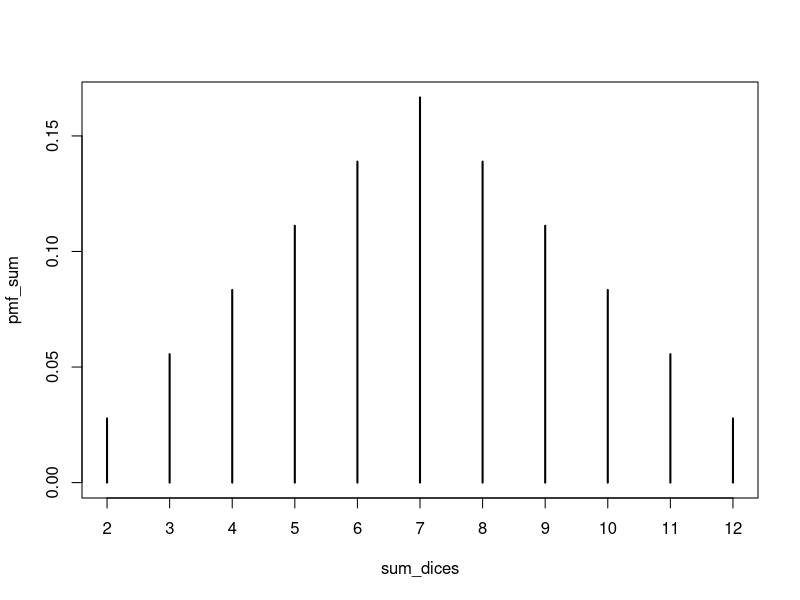
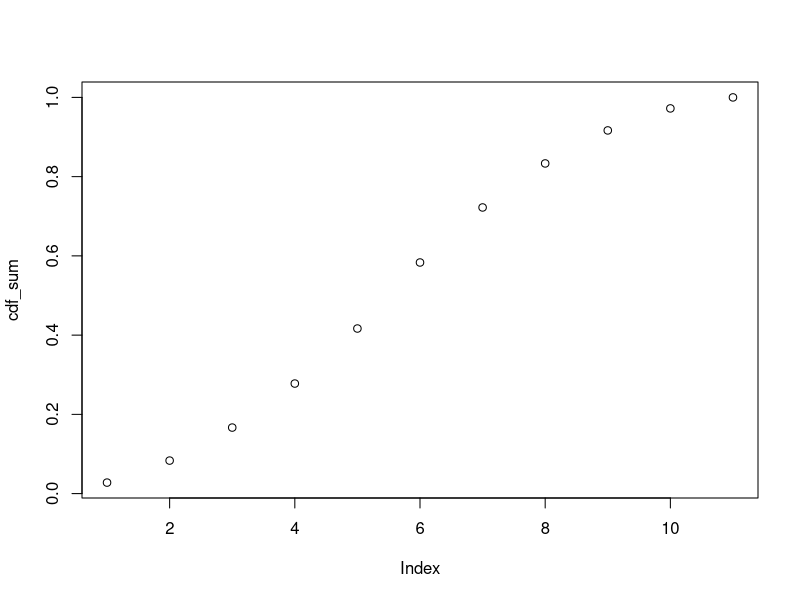
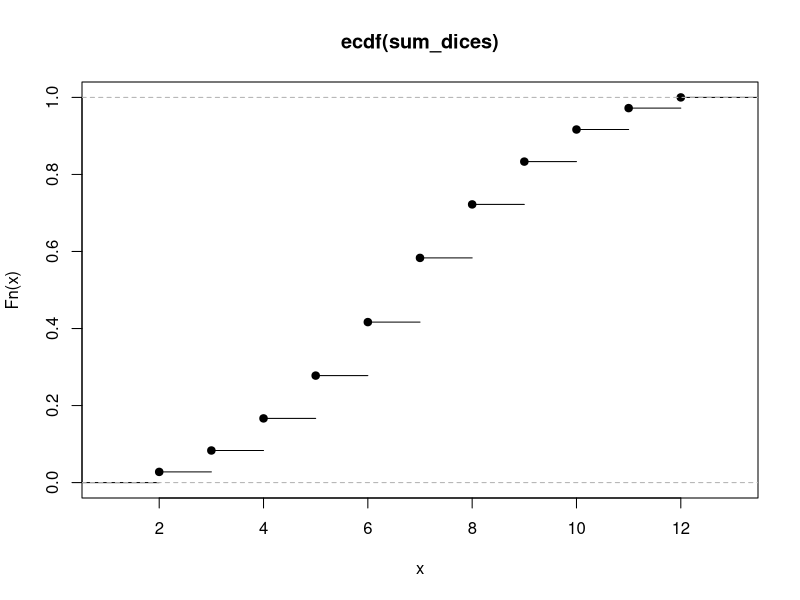
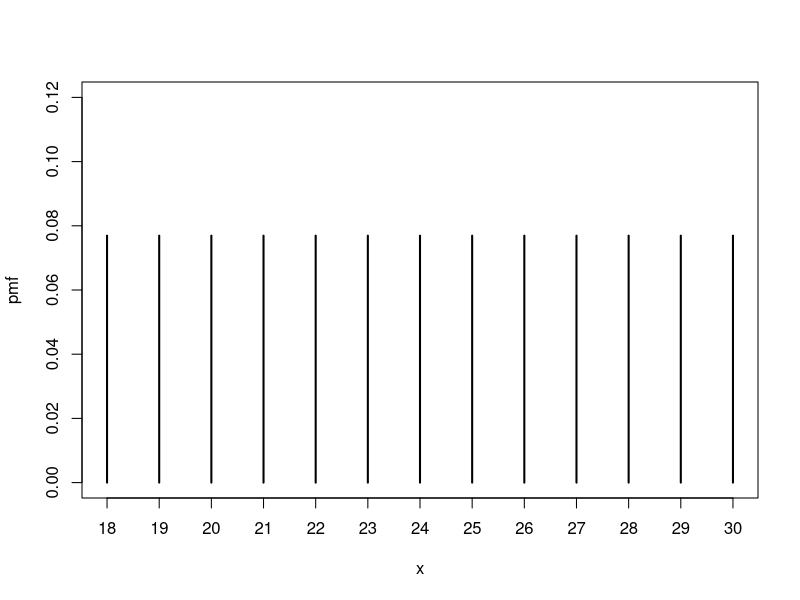
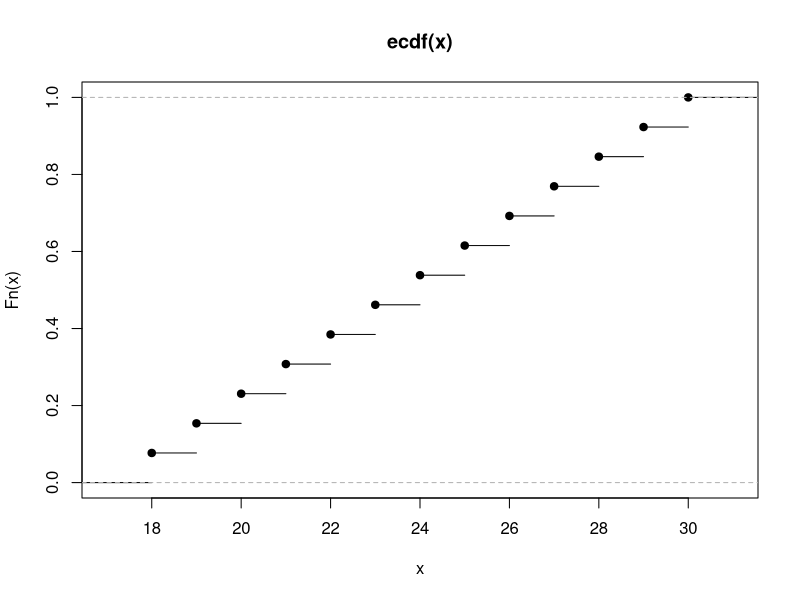
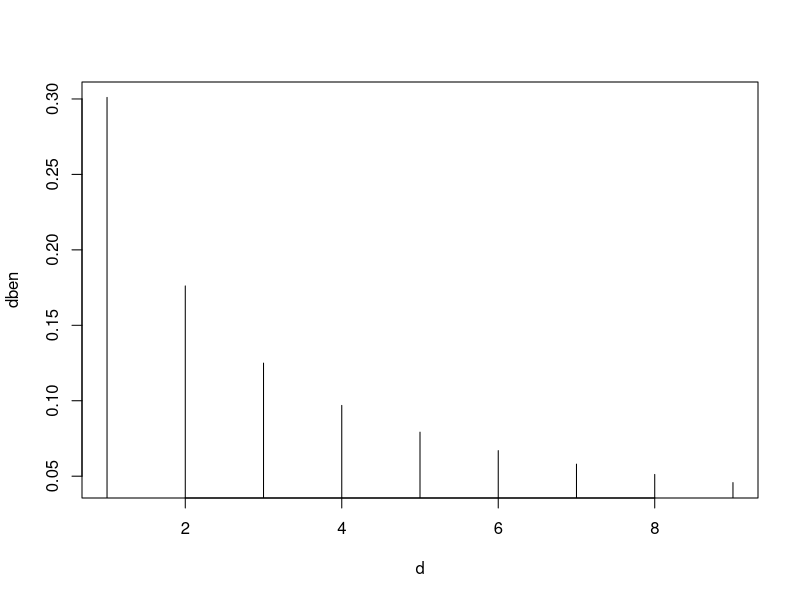
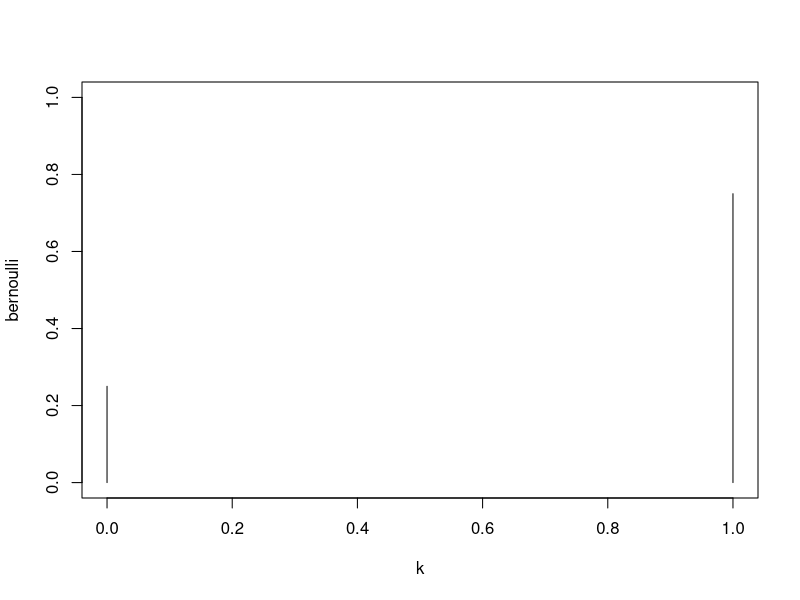
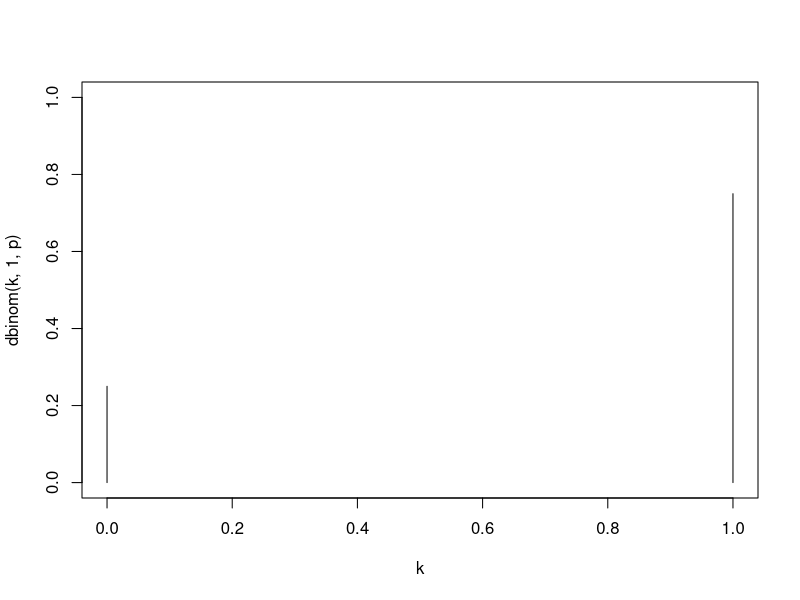

Here is the R script that generated these plots, in order:
######################################
# Statistics for data science: R 
# 
# http://didawiki.di.unipi.it/doku.php/mds/sds/
######################################

# [CTRL-Enter] to execute a line

###### Script Lesson 04: Discrete Distributions ##########

# outer loops: sum of two dices
sum_dices = outer(1:6, 1:6, "+")
sum_dices

# compute absolute frequencies of values
afreq = table(sum_dices)
afreq
# probability mass function
pmf_sum = afreq/sum(afreq) 
pmf_sum
sum(pmf_sum)
plot(pmf_sum)
# cumulative distribution function
cdf_sum = cumsum(pmf_sum)
cdf_sum
plot(cdf_sum) # partially correct
plot(ecdf(sum_dices)) # correct (ecdf = empirical cumulative distribution function)
ecdf(sum_dices)(3.5) # ecdf(x) is a function!

# DISCRETE DISTRIBUTIONS

m = 18; M = 30
x = m:M 
pmf = table(x)/length(x)
pmf
plot(pmf, ylim=c(0,0.12)) # uniform discrete pmf
plot(ecdf(x)) # uniform discrete cdf
sample(x, 5, replace=TRUE) # sampling 5 elements

d = 1:9 # leading digit
dben = log10(1+1/d) # Benford's law
plot(d, dben, type='h') # pmf
dben
dataset = 2^(0:100) # dataset of 2's powers
firstd = as.numeric(substr(dataset, 1, 1)) # extract first digit
table(firstd)/length(firstd) # empirical frequencies

p = 0.75 # unfair coin
k = c(0, 1)
bernoulli = p^k*(1-p)^(1-k)
bernoulli
plot(k, bernoulli, type='h', ylim=c(0,1)) # bernoulli pdf
plot(k, dbinom(k, 1, p), type='h', ylim=c(0,1)) # dbinom R function for pmf
plot(k, pbinom(k, 1, p), type='h', ylim=c(0,1)) # pbinom R function for cdf
rbinom(5, 1, p) # sampling 5 elements

# maximum of two dices
max_dices = outer(1:6, 1:6, pmax)
max_dices
# pmax is the (parallel) maximum over pairs
pmax(c(1, 4), c(2, 3))
# probability mass function
pmf_max = table(max_dices)/36
pmf_max
plot(pmf_max)
# joint distribution
jpmf = table(sum_dices, max_dices)
jpmf
jpmf = jpmf/36
jpmf
# marginal of sum
sum_pmf = rowSums(jpmf)
sum_pmf # equal to
pmf_sum
# marginal of max
max_pmf = colSums(jpmf)
# check with pmf (up to numeric approximation)
max_pmf # equal to
pmf_max
# independence?
jpmf['8', '1']
sum_pmf['8']*max_pmf['1']

p = 0.5 # fair coin
n = 10 # number of trials
k = 0:10 # sum of successes
choose(n, k) # binomial coefficient
binomial = choose(n, k) * p^k * (1-p)^(n-k) # binomial distribution
plot(k, binomial, type='h') # from now on, we use points: pch=16 filled circle
plot(k, dbinom(k, n, p), pch=16) # dbinom R function for pmf

k = 1:10
geometric = p*(1-p)^(k-1) # geometric distribution
geometric[4] # e.g., probability of obtaining heads after 3 tails
dgeom(3, p) # built-in function ATTENTION: k-1 and not k 
plot(k, geometric, pch=16)
plot(k, dgeom(k-1, p), pch=16) # dgeom R function for pmf 

n = 10 # number of successes
k = 0:50 # number of failures before n successes
p = 0.5
plot(k, dnbinom(k, n, p), pch=16) # dnbinom R function for pmf

k = 0:20
lambda = 10 # it is called mu in the textbook [T]
plot(k, dpois(k, lambda), pch=16, ylim=c(0, .45)) # dpois R function for pmf
lambda = 5
points(k, dpois(k, lambda), pch=16, col='red') # add to existing plot
lambda = 0.9
points(k, dpois(k, lambda), pch=16, col=3) # add to existing plot
legend('topright', legend=c('lambda=10', 'lambda=5', 'lambda=0.9'), col=c(1, 2, 3), pch=16)
